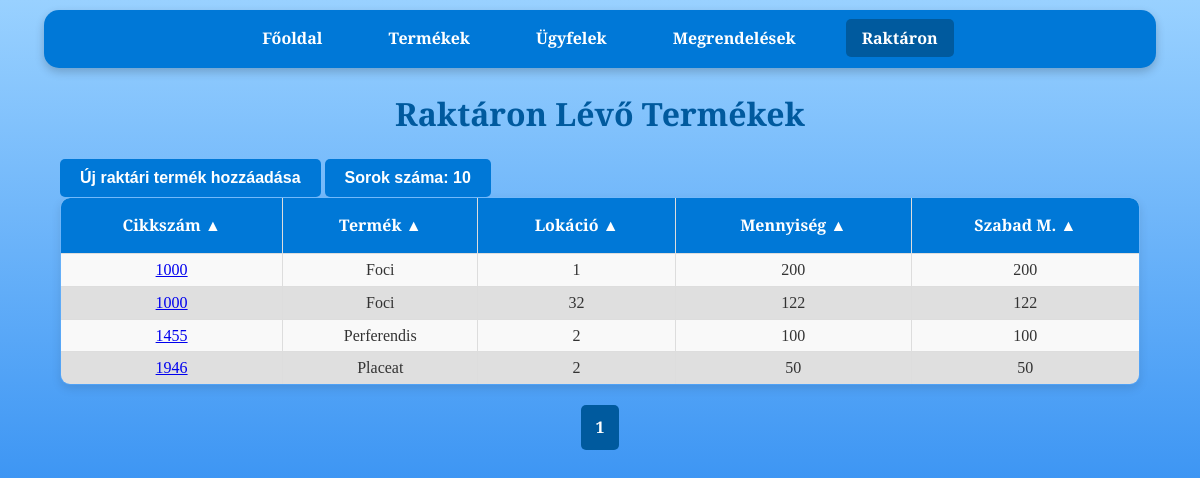
The app's page /stock with its own data.
### tables this page shows
CREATE TABLE stock (
                    id INTEGER PRIMARY KEY,
                    cikkszam TEXT,
                    lokacio TEXT,
                    mennyiseg INTEGER,
                    order_id INTEGER,
                    FOREIGN KEY(cikkszam) REFERENCES products(cikkszam),
                    FOREIGN KEY(order_id) REFERENCES orders(id));

CREATE TABLE products (
                    id INTEGER PRIMARY KEY,
                    cikkszam TEXT UNIQUE,
                    egyseg_vonalkod INTEGER ,
                    gyujto_vonalkod INTEGER ,
                    nev TEXT,
                    ar REAL,
                    suly REAL,
                    kategoria TEXT);

### app.py (the view)
@app.route('/stock')
def stock():
    per_page = int(request.args.get('per_page', 10))  # Egy oldalon megjelenő elemek száma
    page = int(request.args.get('page', 1))  # Az aktuális oldal lekérése (alapértelmezett: 1)
    offset = (page - 1) * per_page  # Az eltolás számítása
    order_by = str(request.args.get('order_by', 'products.cikkszam'))
    desc = request.args.get('desc', 'false').lower() in ('true', '1')
    valid_columns = {'stock.id', 'products.cikkszam', 'products.nev', 'stock.lokacio', 'total_mennyiseg', 'mennyiseg_null'}
    if order_by not in valid_columns:
        raise ValueError("Invalid column name for ordering.") #Elkerüljük az SQL injection-t
    if desc:
        descending = 'DESC'
    if not desc:
        descending = ''
    conn = get_db_connection()
    stock = conn.execute(f'''SELECT
                                stock.id,
                                products.cikkszam,
                                products.nev,
                                stock.lokacio,
                                (
                                    SELECT SUM(s.mennyiseg)
                                    FROM stock s
                                    LEFT JOIN orders o ON s.order_id = o.id
                                    WHERE s.cikkszam = stock.cikkszam
                                    AND s.lokacio = stock.lokacio
                                    AND (o.teljesitve IS NULL OR o.teljesitve = 0)
                                ) AS total_mennyiseg,
                                (
                                    SELECT SUM(s.mennyiseg)
                                    FROM stock s
                                    LEFT JOIN orders o ON s.order_id = o.id
                                    WHERE s.cikkszam = stock.cikkszam
                                    AND s.lokacio = stock.lokacio
                                    AND s.order_id IS NULL
                                ) AS mennyiseg_null
                            FROM stock
                            JOIN products ON stock.cikkszam = products.cikkszam
                            WHERE stock.order_id IS NULL
                            ORDER BY {order_by} {descending}
                            LIMIT ? OFFSET ?''', (per_page, offset) ).fetchall()
    total_products = conn.execute('SELECT COUNT(*) FROM stock').fetchone()[0]
    conn.execute('''
        DELETE FROM stock
        WHERE id IN (
            SELECT stock.id
            FROM stock
            LEFT JOIN products ON stock.cikkszam = products.cikkszam
            LEFT JOIN orders o ON stock.order_id = o.id
            WHERE (
                SELECT SUM(s.mennyiseg)
                FROM stock s
                LEFT JOIN orders o_sub ON s.order_id = o_sub.id
                WHERE s.cikkszam = stock.cikkszam
                AND s.lokacio = stock.lokacio
                AND (o_sub.teljesitve IS NULL OR o_sub.teljesitve = 0)
            ) IS NULL OR (
                SELECT SUM(s.mennyiseg)
                FROM stock s
                LEFT JOIN orders o_sub ON s.order_id = o_sub.id
                WHERE s.cikkszam = stock.cikkszam
                AND s.lokacio = stock.lokacio
                AND (o_sub.teljesitve IS NULL OR o_sub.teljesitve = 0)
            ) = 0
        )
    ''')
    conn.commit()
    conn.close()
    total_pages = (total_products + per_page - 1) // per_page  # Összes oldal száma
    start_page = max(1, page - 2)  # Az aktuális oldalhoz képest 2-vel hátrébb
    end_page = min(total_pages, page + 2)  # Az aktuális oldalhoz képest 2-vel előrébb
    query_params = {
        'page': page,
        'per_page': per_page,
        'order_by': order_by,
        'desc': desc
    }
    columns = [
        {"name": "products.cikkszam", "label": "Cikkszám"},
        {"name": "products.nev", "label": "Termék"},
        {"name": "stock.lokacio", "label": "Lokáció"},
        {"name": "total_mennyiseg", "label": "Mennyiség"},
        {"name": "mennyiseg_null", "label": "Szabad M."}
    ]
    return render_template(
        'stock.html',
        stock=stock,
        page=page,
        order_by=order_by,
        desc=desc,
        total_pages=total_pages,
        start_page=start_page,
        end_page=end_page,
        query_params=query_params,
        columns=columns
    )

### app.py (called while the page is built)
def get_db_connection():
    conn = sqlite3.connect('database.db')
    conn.row_factory = sqlite3.Row
    return conn

### templates/stock.html (shortened to what this page needs)
<!DOCTYPE html>
<html lang="hu">
<head>
    <link rel="stylesheet" href="{{ url_for('static', filename='css/style.css') }}">
</head>
<body>
    <nav>
        <a href="{{ url_for('index') }}">Főoldal</a>
        <a href="{{ url_for('products') }}">Termékek</a>
        <a href="{{ url_for('customers') }}">Ügyfelek</a>
        <a href="{{ url_for('orders') }}">Megrendelések</a>
        <a class="disabled">Raktáron</a>
    </nav>
    <h1>Raktáron Lévő Termékek</h1>
    <div class="container">
        <a href="{{ url_for('add_stock') }}" class="button-wrapper">
            <button>Új raktári termék hozzáadása</button>
        </a>
        <div class="dropdown">
            <button class="dropbtn">Sorok száma: {{ query_params['per_page'] }}</button>
        </div>
        <table>
            <thead>
                <tr>
                    {% for column in columns %}
                    <th>
                        <a href="{{ url_for('stock', **dict(query_params, order_by=column.name, desc=0 if query_params['order_by'] == column.name and query_params['desc'] else 1)) }}">
                            {{ column.label }} {{ '▼' if query_params['order_by'] == column.name and query_params['desc'] else '▲' }}
                        </a>
                    </th>
                    {% endfor %}
                </tr>
            </thead>
            <tbody>
                {% for item in stock %}
                <tr>
                    <td>
                        <a href="{{ url_for('product_details', cikkszam=item.cikkszam) }}">
                            {{ item.cikkszam }}
                        </a>
                    </td>
                    <td>
                            {{ item.nev }}
                    </td>
                    <td>{{ item.lokacio }}</td>
                    <td>{{ item.total_mennyiseg }}</td>
                    <td>{{ item.mennyiseg_null }}</td>
                </tr>
                {% endfor %}
            </tbody>
        </table>
    </div>
    <div class="pagination">
        {% for p in range(start_page, end_page + 1) %}
        <a href="{{ url_for('stock', **dict(query_params, page=p)) }}" class="{% if p == page %}active{% endif %}">{{ p }}</a>
        {% endfor %}
    </div>
</body>
</html>

### static/css/style.css (style rules this page uses)
body { font-family: 'Merriweather', serif; margin: 0; padding: 0; background: linear-gradient(to bottom, #99d1ff, #006eec); background-attachment: fixed; background-size: cover; color: #333; line-height: 1.6; }
body::before { content: ''; position: fixed; top: 0; left: 0; width: 100%; height: 100%; background-image: url('https://www.transparenttextures.com/patterns/cubes.png'); opacity: 0.4; z-index: -1; pointer-events: none; }
nav { background-color: #0078D7; color: #fff; padding: 1rem; margin: 10px auto; width: 90%; max-width: 1200px; border-radius: 15px; box-shadow: 0 4px 10px rgba(0, 0, 0, 0.2); text-align: center; }
nav a { color: white; text-decoration: none; margin: 0 15px; font-weight: bold; padding: 0.5rem 1rem; border-radius: 5px; transition: background-color 0.3s ease; }
nav a.disabled { background-color: #005a9e; }
h1 { text-align: center; margin: 20px 0; color: #005a9e; font-weight: 700; }
a.button-wrapper { display: inline-block; }
button { background-color: #0078D7; color: white; border: none; padding: 10px 20px; border-radius: 5px; font-weight: bold; cursor: pointer; font-size: 1rem; transition: background-color 0.3s ease; text-decoration: none; }
.container { width: 90%; margin: 20px auto; }
table { width: 100%; border-collapse: collapse; border-radius: 10px; overflow: hidden; box-shadow: 0 4px 10px rgba(0, 0, 0, 0.1); }
table, th, td { border: 1px solid #ddd; }
th { background-color: #0078D7; color: white; font-weight: bold; padding: 15px; }
th a { color: white; text-decoration: none; }
td { padding: 3px 10px; text-align: center; }
tr:nth-child(even) { background-color: #dfdfdf }
tr:nth-child(odd) { background-color: #f9f9f9 }
.pagination { display: flex; justify-content: center; align-items: center; margin: 20px 0; list-style-type: none; padding: 0; }
.pagination a { display: inline-block; padding: 10px 15px; text-decoration: none; background-color: #0078D7; color: white; font-weight: bold; border-radius: 5px; transition: background-color 0.3s ease; font-size: 1rem; }
.pagination a.active { background-color: #005a9e; cursor: default; }
.dropbtn { background-color: #0078D7; color: white; padding: 10px 20px; font-size: 16px; font-weight: bold; border: none; border-radius: 5px; cursor: pointer; transition: background-color 0.3s ease, box-shadow 0.3s ease; }
.dropdown { position: relative; display: inline-block; }

### records on screen
stock: cikkszam "1000", nev "Foci", lokacio "1", total_mennyiseg "200", mennyiseg_null "200"
stock: cikkszam "1000", nev "Foci", lokacio "32", total_mennyiseg "122", mennyiseg_null "122"
stock: cikkszam "1455", nev "Perferendis", lokacio "2", total_mennyiseg "100", mennyiseg_null "100"
stock: cikkszam "1946", nev "Placeat", lokacio "2", total_mennyiseg "50", mennyiseg_null "50"

### other values on screen
{{ query_params['per_page'] }} "10"
{{ column.label }} "Cikkszám" "Termék" "Lokáció" "Mennyiség" "Szabad M."
{{ p }} "1"
